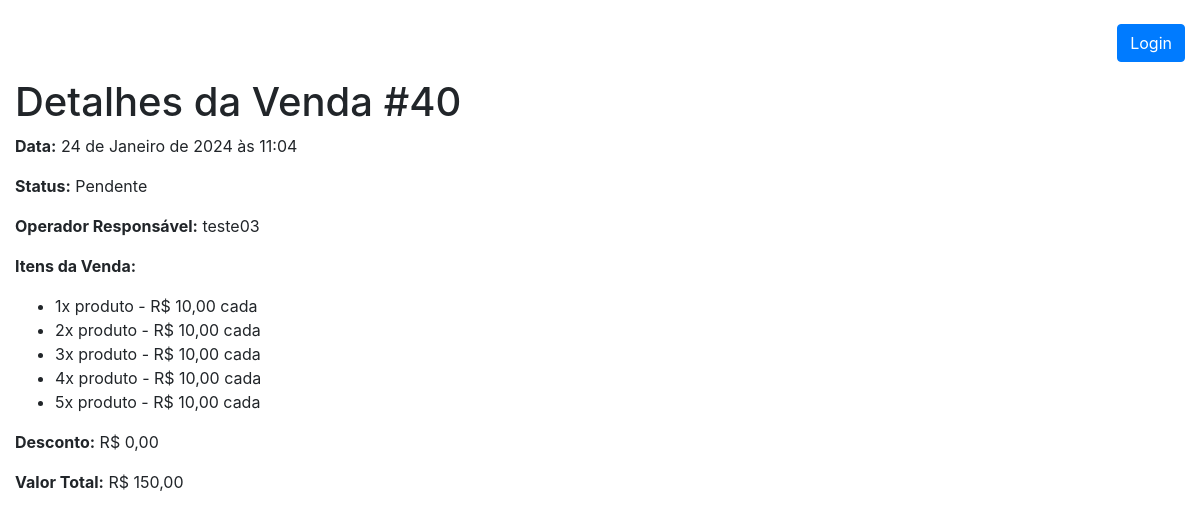
Page /pdvweb/detalhes_venda/40/ on the earlier database version.
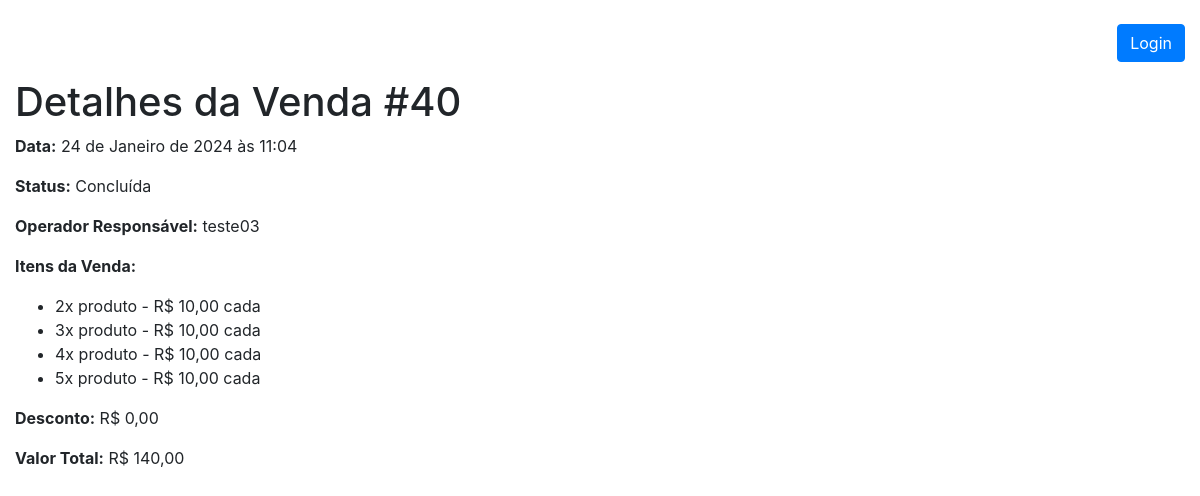
Same page on the later database version.
### pdvweb/models.py (models this page shows, shortened)
class Venda(models.Model):
    STATUS_PENDENTE = 'pendente'
    STATUS_CONCLUIDA = 'concluida'
    STATUS_CANCELADA = 'cancelada'
    STATUS_CHOICES = [
        (STATUS_PENDENTE, 'Pendente'),
        (STATUS_CONCLUIDA, 'Concluída'),
        (STATUS_CANCELADA, 'Cancelada'),
    ]
    data = models.DateTimeField(default=timezone.now)
    produtos = models.ManyToManyField(
        Produto, through='ItemVenda', related_name='vendas')
    status = models.CharField(
        max_length=20, choices=STATUS_CHOICES, default=STATUS_PENDENTE)
    valor_total = models.DecimalField(
        max_digits=10, decimal_places=2, default=0.0)
    desconto = models.DecimalField(max_digits=5, decimal_places=2, default=0.0)
    operador_responsavel = models.ForeignKey(
        Operador, on_delete=models.SET_NULL, null=True, blank=True)
    cliente = models.ForeignKey(
        Cliente, on_delete=models.SET_NULL, null=True, blank=True)

class ItemVenda(models.Model):
    venda = models.ForeignKey(
        Venda, on_delete=models.CASCADE, related_name='itens_venda')
    produto = models.ForeignKey(Produto, on_delete=models.CASCADE)
    quantidade = models.PositiveIntegerField(validators=[MinValueValidator(1)])
    preco_unitario = models.DecimalField(
        max_digits=10, decimal_places=2, default=0.0)
    subtotal = models.DecimalField(
        max_digits=10, decimal_places=2, default=0.0)

class Produto(models.Model):
    nome = models.CharField(max_length=100, unique=True)
    descricao = models.TextField(blank=True, null=True)
    preco = models.DecimalField(
        max_digits=10, decimal_places=2, validators=[MinValueValidator(0)])
    categoria = models.ForeignKey(
        Categoria, on_delete=models.SET_NULL, null=True, blank=True)
    estoque = models.PositiveIntegerField(default=0)
    data_criacao = models.DateTimeField(default=timezone.now)

class Operador(models.Model):
    nome = models.CharField(max_length=255)
    email = models.EmailField()
    telefone = models.CharField(max_length=20, blank=True, null=True)
    usuarios = models.ManyToManyField(
        'CustomUser', related_name='operadores', blank=True)

### pdvweb/views.py (the view)
# urls.py: path('detalhes_venda/<int:venda_id>/',
def detalhes_venda(request, venda_id):
    venda = get_object_or_404(Venda, pk=venda_id)
    return render(request, 'pdvweb/detalhes_venda.html', {'venda': venda})

### pdvweb/templates/pdvweb/detalhes_venda.html
{% extends 'pdvweb/base.html' %}
{% block content %}
  <h1>Detalhes da Venda #{{ venda.id }}</h1>
  <p><strong>Data:</strong> {{ venda.data }}</p>
  <p><strong>Status:</strong> {{ venda.get_status_display }}</p>
  <p><strong>Operador Responsável:</strong> {% if venda.operador_responsavel %}{{ venda.operador_responsavel.nome }}{% else %}N/A{% endif %}</p>
  <p><strong>Itens da Venda:</strong></p>
  <ul>
    {% for item in venda.itens_venda.all %}
      <li>{{ item.quantidade }}x {{ item.produto.nome }} - R$ {{ item.preco_unitario }} cada</li>
    {% endfor %}
  </ul>
  <p><strong>Desconto:</strong> R$ {{ venda.desconto }}</p>
  <p><strong>Valor Total:</strong> R$ {{ venda.valor_total }}</p>
{% endblock %}

Differences in the rows shown:
removed ItemVenda: quantidade "1", produto.nome "produto", preco_unitario "10,00"
changed Venda "teste03": status "Pendente" → "Concluída"; valor_total "150,00" → "140,00"
